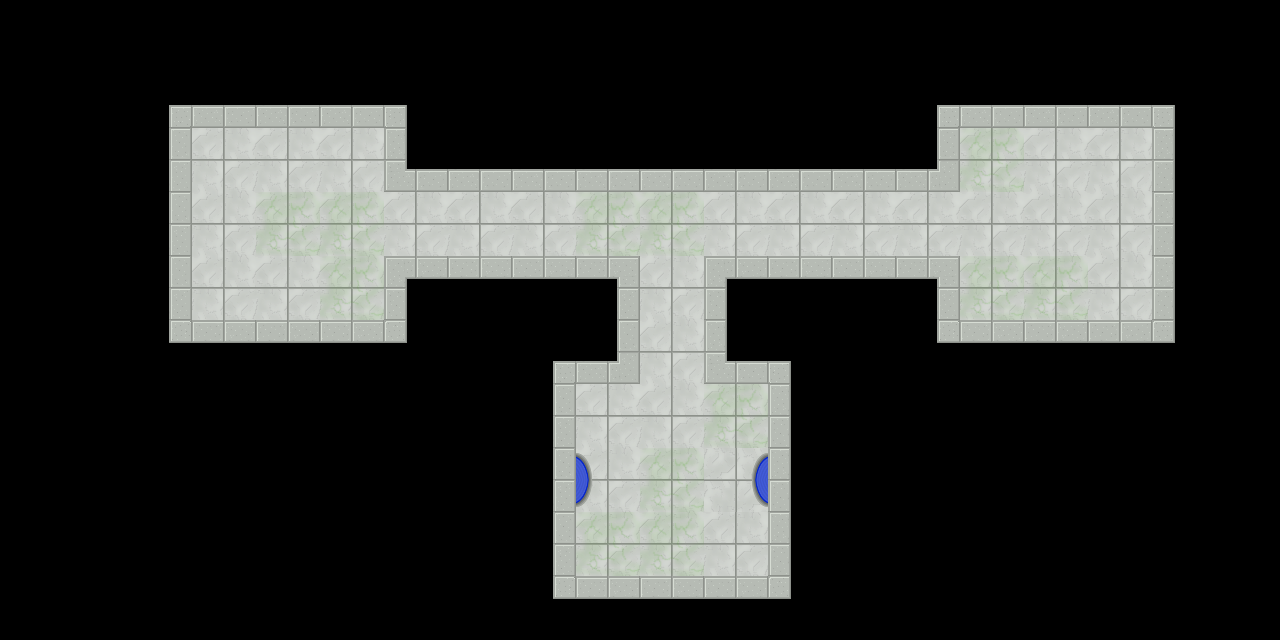

This game map was drawn from its Tiled (.tmx) file and the tilesets committed beside it. A one-line description and the full map source follow:
An orthogonal 20x10 tile map with 64x64 px tiles, 3 tile layers (Floor, Walls, Decoration), 2 tilesets and 9 objects (6x treasure, 2x visitor_start, player_start).

<map version="1.0" orientation="orthogonal" renderorder="right-down" width="20" height="10" tilewidth="64" tileheight="64" nextobjectid="11">
 <tileset firstgid="1" name="labyrinth_spritesheet" tilewidth="64" tileheight="64" tilecount="100">
  <image source="../images/background/labyrinth_spritesheet.png" width="640" height="640" />
 </tileset>
 <tileset firstgid="101" name="game_objects" tilewidth="64" tileheight="64" tilecount="25">
  <image source="../images/objects/game_objects.png" width="320" height="320" />
 </tileset>
 <layer name="Floor" width="20" height="10">
  <data encoding="csv">
0,0,0,0,0,0,0,0,0,0,0,0,0,0,0,0,0,0,0,0,
0,0,0,0,0,0,0,0,0,0,0,0,0,0,0,0,0,0,0,0,
0,0,0,1,1,1,0,0,0,0,0,0,0,0,0,2,1,1,0,0,
0,0,0,1,2,2,1,1,1,2,2,1,1,1,1,1,1,1,0,0,
0,0,0,1,1,2,0,0,0,0,1,0,0,0,0,2,2,1,0,0,
0,0,0,0,0,0,0,0,0,0,1,0,0,0,0,0,0,0,0,0,
0,0,0,0,0,0,0,0,0,1,1,2,0,0,0,0,0,0,0,0,
0,0,0,0,0,0,0,0,0,2,2,1,0,0,0,0,0,0,0,0,
0,0,0,0,0,0,0,0,0,2,2,1,0,0,0,0,0,0,0,0,
0,0,0,0,0,0,0,0,0,0,0,0,0,0,0,0,0,0,0,0
</data>
 </layer>
 <layer name="Walls" width="20" height="10">
  <data encoding="csv">
0,0,0,0,0,0,0,0,0,0,0,0,0,0,0,0,0,0,0,0,
0,0,20,6,6,6,21,0,0,0,0,0,0,0,20,6,6,6,21,0,
0,0,5,0,0,0,7,6,6,6,6,6,6,6,10,0,0,0,3,0,
0,0,5,0,0,0,0,0,0,0,0,0,0,0,0,0,0,0,3,0,
0,0,5,0,0,0,8,4,4,9,0,8,4,4,9,0,0,0,3,0,
0,0,19,4,4,4,18,0,20,10,0,7,21,0,19,4,4,4,18,0,
0,0,0,0,0,0,0,0,5,0,0,0,3,0,0,0,0,0,0,0,
0,0,0,0,0,0,0,0,5,0,0,0,3,0,0,0,0,0,0,0,
0,0,0,0,0,0,0,0,5,0,0,0,3,0,0,0,0,0,0,0,
0,0,0,0,0,0,0,0,19,4,4,4,18,0,0,0,0,0,0,0
</data>
 </layer>
 <layer name="Decoration" width="20" height="10">
  <data encoding="csv">
0,0,0,0,0,0,0,0,0,0,0,0,0,0,0,0,0,0,0,0,
0,0,0,0,0,0,0,0,0,0,0,0,0,0,0,0,0,0,0,0,
0,0,0,0,0,0,0,0,0,0,0,0,0,0,0,0,0,0,0,0,
0,0,0,0,0,0,0,0,0,0,0,0,0,0,0,0,0,0,0,0,
0,0,0,0,0,0,0,0,0,0,0,0,0,0,0,0,0,0,0,0,
0,0,0,0,0,0,0,0,0,0,0,0,0,0,0,0,0,0,0,0,
0,0,0,0,0,0,0,0,0,0,0,0,0,0,0,0,0,0,0,0,
0,0,0,0,0,0,0,0,0,49,0,51,0,0,0,0,0,0,0,0,
0,0,0,0,0,0,0,0,0,0,0,0,0,0,0,0,0,0,0,0,
0,0,0,0,0,0,0,0,0,0,0,0,0,0,0,0,0,0,0,0
</data>
 </layer>
 <objectgroup name="Game objects">
  <object id="1" type="player_start" gid="101" x="253" y="250" width="64" height="64" />
  <object id="2" type="visitor_start" gid="103" x="607" y="472" width="64" height="64" />
  <object id="3" type="visitor_start" gid="103" x="656" y="542" width="64" height="64" />
  <object id="4" type="treasure" gid="109" x="964" y="256" width="64" height="64">
   <properties>
    <property name="frame" value="8" />
   </properties>
  </object>
  <object id="5" type="treasure" gid="108" x="1085" y="259" width="64" height="64">
   <properties>
    <property name="frame" value="7" />
   </properties>
  </object>
  <object id="6" type="treasure" gid="112" x="700" y="453" width="64" height="64">
   <properties>
    <property name="frame" value="11" />
   </properties>
  </object>
  <object id="7" type="treasure" gid="102" x="580" y="577" width="64" height="64">
   <properties>
    <property name="frame" value="1" />
   </properties>
  </object>
  <object id="8" type="treasure" gid="102" x="700" y="575" width="64" height="64">
   <properties>
    <property name="frame" value="1" />
   </properties>
  </object>
  <object id="10" type="treasure" gid="111" x="640" y="257" width="64" height="64">
   <properties>
    <property name="frame" value="10" />
   </properties>
  </object>
 </objectgroup>
</map>